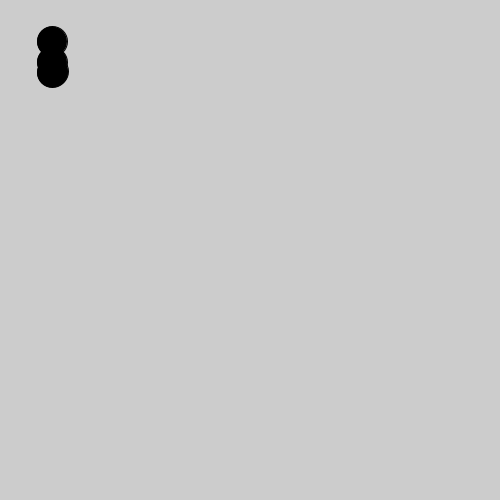
Frame 1 (no input)
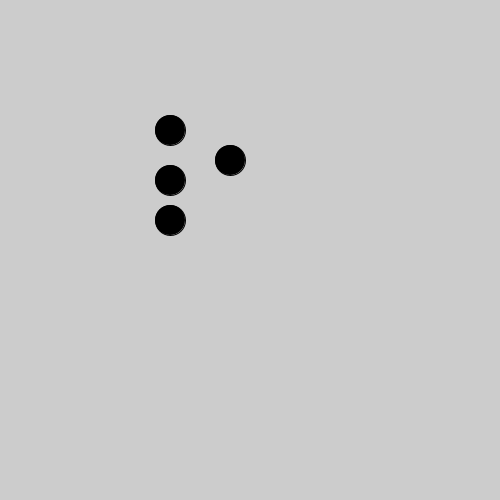
Frame 60 (the mouse pressed at the canvas centre just before this capture)
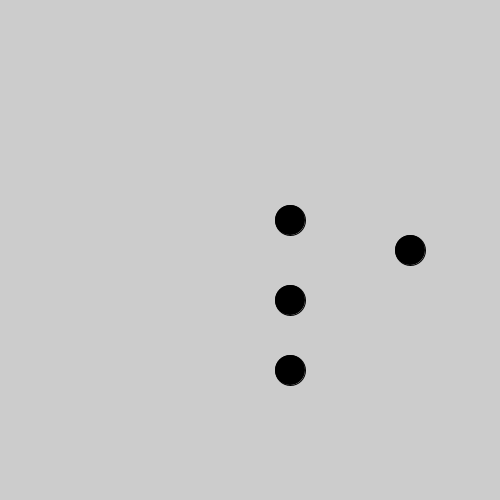
Frame 120 (the mouse held since frame 60 and released just before this capture)

The Processing sketch that drew these frames (run headless with seeded random() and noise(); from frame 60 on, the mouse is pressed at the canvas centre):

// Processing sketch: processing_126086
// ── processing_126086.pde

Asteroid a1 = new Asteroid(50,60,2.0,2.0);
Asteroid a2 = new Asteroid(50,40,2.0,1.5);
Asteroid a3 = new Asteroid(50,70,3.0,1.5);
Asteroid a4 = new Asteroid(50,70,2.0,2.5);

void setup(){
  size(500,500);
  
}

void draw() {
  background(204);
  a1.update();
  a2.update();
  a3.update();
  a4.update();
  
}


class Asteroid{
 float xpos, ypos, xspeed, yspeed;
Asteroid (float x, float y, float sx, float sy) {
  ypos = y;
  xspeed = sx;
  yspeed = sy;
  xpos = x;
}
void update() {
  ypos += yspeed;
  if (ypos > height - 15) {
    yspeed *= -1;
  }
  if (ypos < 15) {
    yspeed *= -1;
  }
  xpos += xspeed;
  if (xpos > width - 15){
    xspeed *= -1;
  }
  if (xpos < 15){
    xspeed *= -1;
  }
  fill(0);
  ellipse(xpos,ypos,30,30);
}
}
